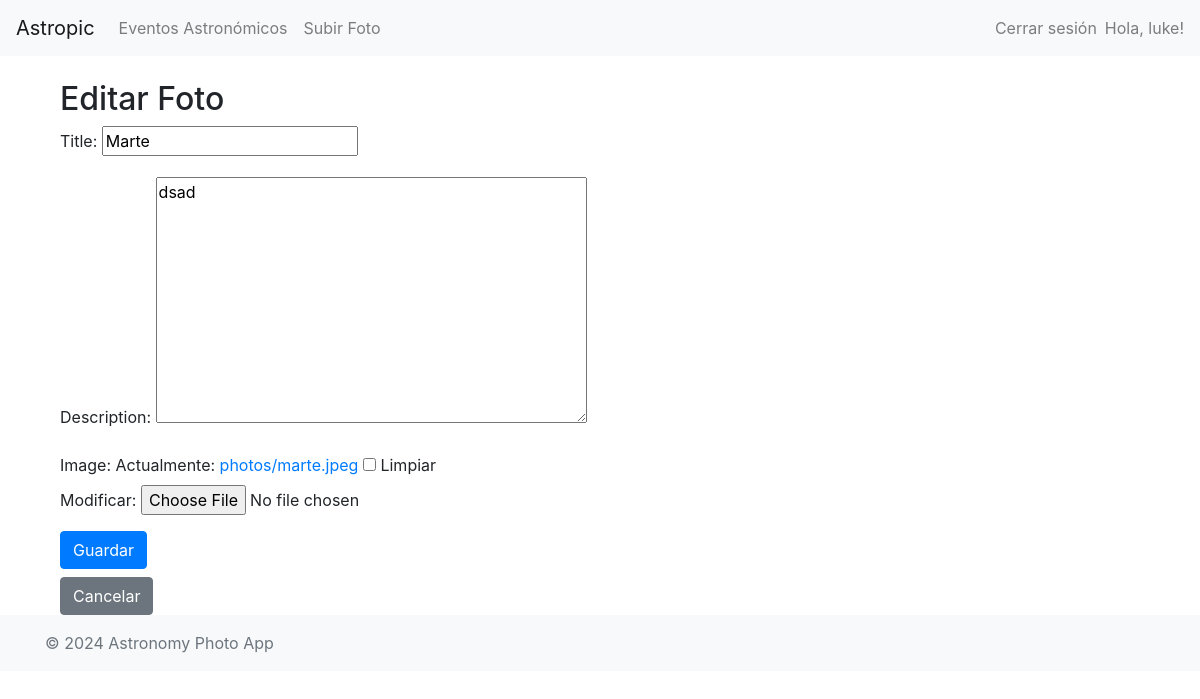
The app's page /photo/2/edit/ (signed in), older data.
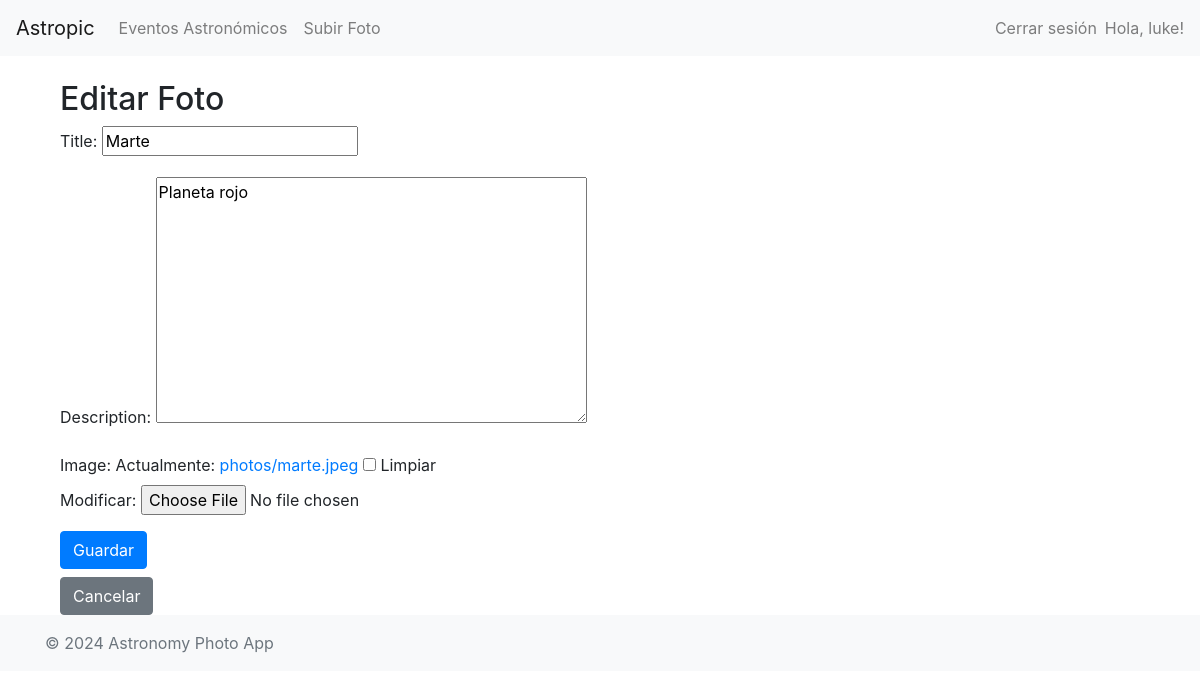
The same page, newer data.
### astropic/models.py (models this page shows, shortened)
class Photo(models.Model):
    title = models.CharField(max_length=255)
    description = models.TextField(blank=True)
    image = models.ImageField(upload_to='photos/', blank=True)
    user = models.ForeignKey(User, on_delete=models.CASCADE)
    event = models.ForeignKey('AstronomicalEvent', null=True, blank=True, on_delete=models.SET_NULL)
    created_at = models.DateTimeField(auto_now_add=True)

### astropic/views.py (the view)
# urls.py: path('photo/<int:pk>/edit/', PhotoUpdateView.as_view(), name='photo-edit'),
class PhotoUpdateView(LoginRequiredMixin, UpdateView):
    model = Photo
    form_class = PhotoForm
    template_name = 'photos/photo_form.html'
    success_url = reverse_lazy('photo-list')
    def get_queryset(self):
        return Photo.objects.filter(user=self.request.user)

### astropic/forms.py
class PhotoForm(forms.ModelForm):
    class Meta:
        model = Photo
        fields = ['title', 'description', 'image']

### astropic/templates/photos/photo_form.html (shortened to what this page needs)
{% extends 'base.html' %}
{% block content %}
<div class="container">
    <h2>{% if form.instance.pk %}Editar Foto{% else %}Subir Foto{% endif %}</h2>
    <form method="post" enctype="multipart/form-data">
        {{ form.as_p }}
        <button type="submit" class="btn btn-primary">Guardar</button>
    </form>
    <a href="{% url 'photo-list' %}" class="btn btn-secondary mt-2">Cancelar</a>
</div>
{% endblock %}

Row changes from the older to the newer data that the page shows:
changed Photo "Marte": description "dsad" → "Planeta rojo"
